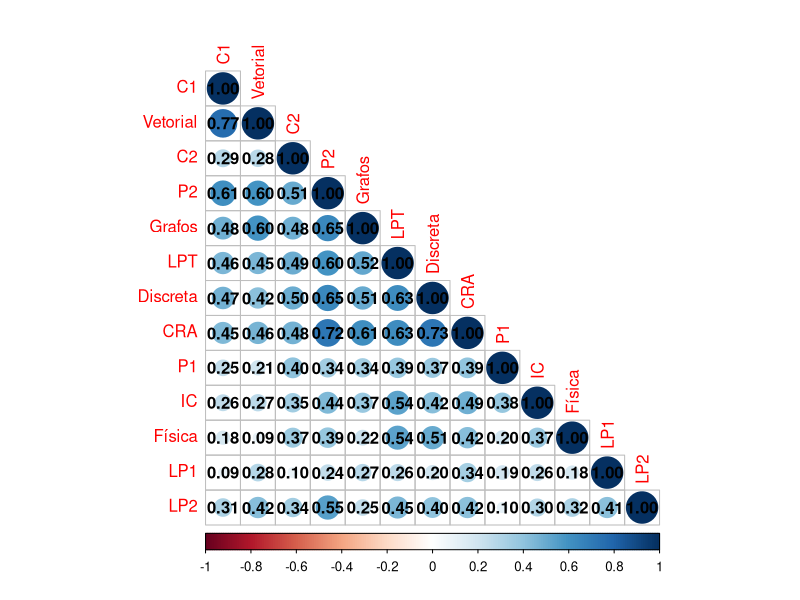
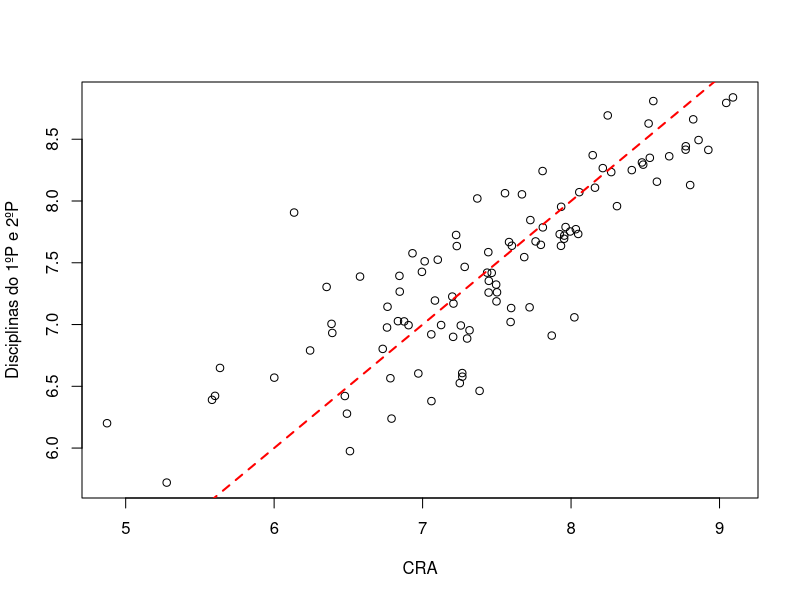
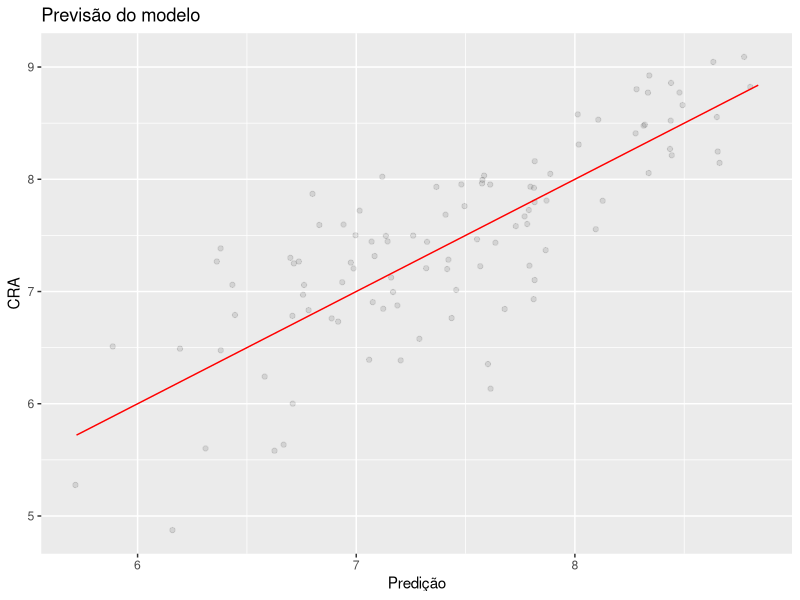
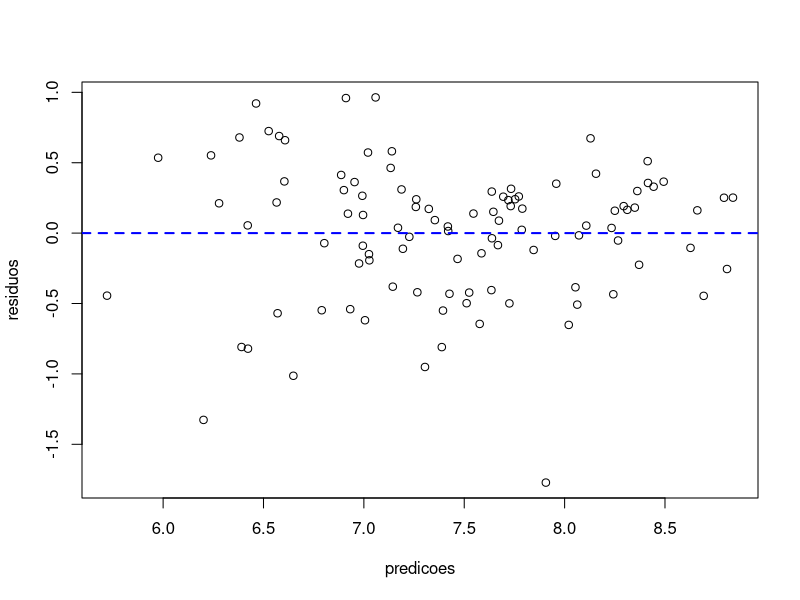
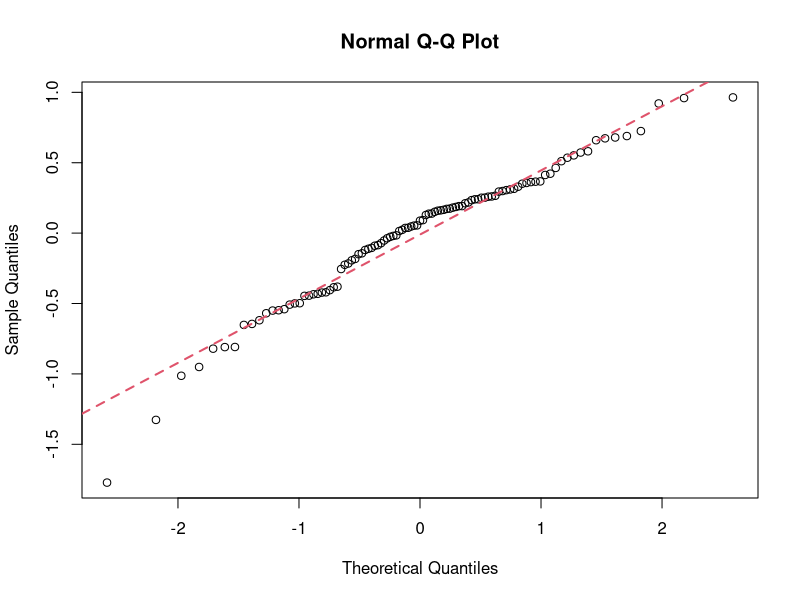
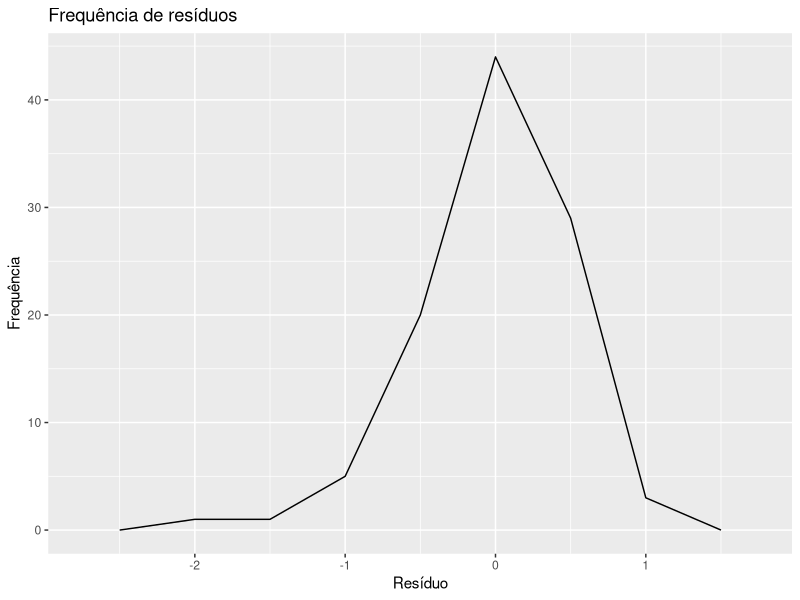
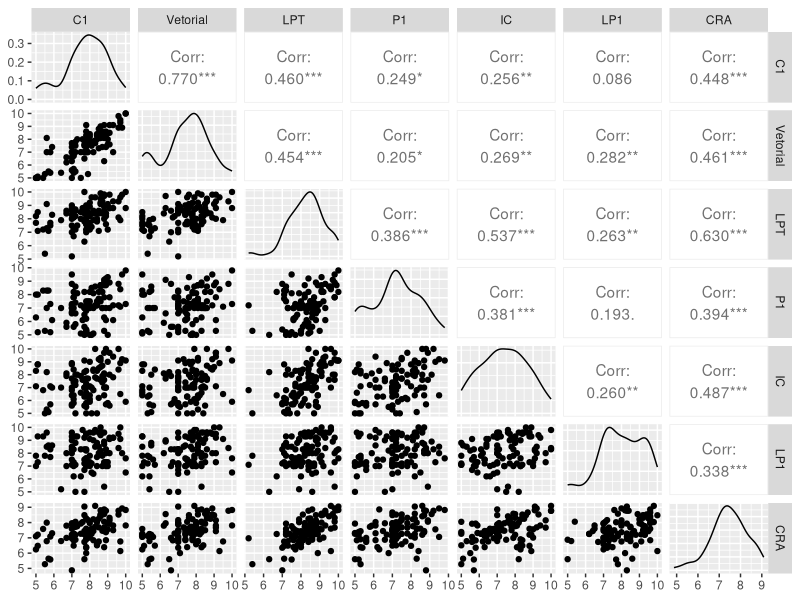
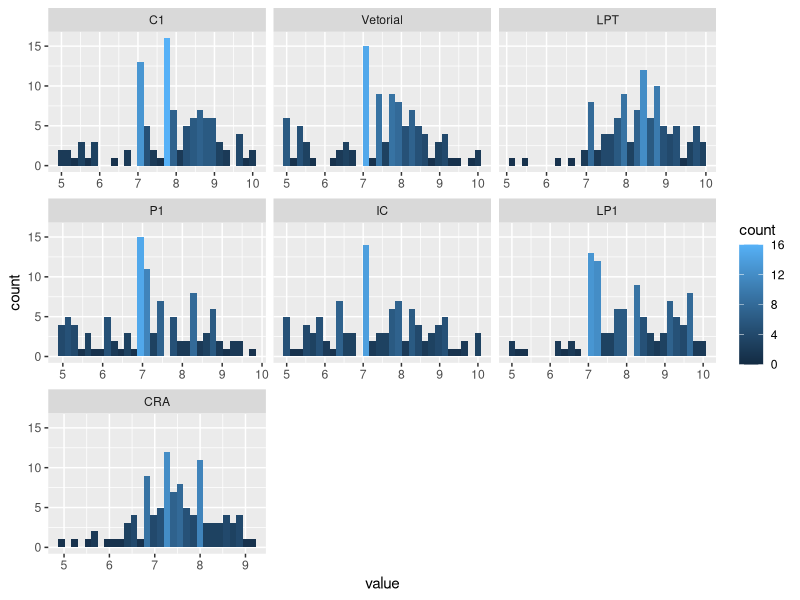

Here is the R script that generated these plots, in order:
## ---- chunk 1
library(dplyr)
library(reshape2)
library(GGally)
library(ggplot2)
library(corrplot)
## ---- chunk 2
dados <- read.csv("dados/graduados.csv")
## ---- chunk 3
#ordenando os dados pela matrícula
graduados <- dados %>%
  arrange(matricula)

#filtrando dados e removendo os NaNs
graduados.clean <- graduados %>%
  filter(!is.na(media))

#calculando CRA dos alunos e salvando numa coluna
graduados.cra <- graduados.clean %>%
  group_by(matricula) %>%
  mutate(cra.contrb = media*creditos) %>%
  summarise(cra = sum(cra.contrb)/sum(creditos))

#utilizando a função dcast para deixar o dataset na forma ideal para a análise
graduados.model.input <- graduados.clean %>%
  group_by(matricula, disciplina) %>%
  filter(media == max(media))%>%
  ungroup() %>%
  select(matricula, disciplina, media) %>%
  mutate(disciplina = as.factor(gsub(" ", ".", disciplina))) %>%
  dcast(matricula ~disciplina, mean) %>%
  merge(graduados.cra)
## ---- chunk 4
#selecionando cra e disciplinas do primeiro e segundo período
p1.p2 <- graduados.model.input %>%
  select(Laboratório.de.Programação.I, Programação.I, Introdução.à.Computação, Cálculo.Diferencial.e.Integral.I, Álgebra.Vetorial.e.Geometria.Analítica, Leitura.e.Produção.de.Textos, Cálculo.Diferencial.e.Integral.II, Matemática.Discreta, Programação.II, Teoria.dos.Grafos, Fundamentos.de.Física.Clássica, Laboratório.de.Programação.II, cra)

#renomeando colunas
colnames(p1.p2) <- c("C1", "Vetorial", "LPT", "P1", "IC", "LP1","C2", "Discreta", "P2", "Grafos", "Física", "LP2", "CRA")

#removendo NaNs
p1.p2 <- na.omit(p1.p2)

#calculando modelo linear
lm.p1p2 <-lm(CRA ~ ., p1.p2)

summary(lm.p1p2)
## ---- chunk 5
#calculando matriz de correlação
correlationMatrix <- cor(p1.p2)

#utlizamos a bibliota corrplot para montar o gráfico com as correlações
corrplot(correlationMatrix, method="circle", type="lower", order="hclust", addCoef.col = "black")
## ---- chunk 6
lm.p1p2.melhorado <-lm(CRA ~ . -LPT, p1.p2)
summary(lm.p1p2.melhorado)
## ---- chunk 7
lm.p1p2.melhorado2 <-lm(CRA ~ Discreta + P2 + Grafos + LP1, p1.p2)
summary(lm.p1p2.melhorado2)
## ---- chunk 8
predicoes = predict.lm(lm.p1p2.melhorado ,p1.p2)

#plot modelo
plot(p1.p2$CRA ,predicoes , xlab="CRA", ylab="Disciplinas do 1ºP e 2ºP")
abline(0,1,col="red",lty=2,lwd=2)

#plot do modelo
prediction <- predict(lm.p1p2.melhorado)

lm_prediction <- data.frame(pred = prediction, obs = p1.p2$CRA)

ggplot(lm_prediction, aes(pred, obs)) +  geom_point(alpha = 0.1, position = position_jitter(width = 0.3)) + 
  labs(title="Previsão do modelo", x= "Predição", y="CRA") +  
  geom_line(aes(y = predict(lm.p1p2.melhorado, p1.p2)), colour = "red")

## ---- chunk 9
residuos = p1.p2$CRA - predicoes

#plot residuos
plot(predicoes,residuos)
abline(h=0,col="blue",lty=2,lwd=2)
## ---- chunk 10
qqnorm(residuos)
qqline(residuos, col = 2,lwd=2,lty=2)
## ---- chunk 11
ggplot(lm.p1p2.melhorado, aes(.resid)) + labs(title="Frequência de resíduos", x= "Resíduo", y="Frequência") + 
  geom_freqpoly(binwidth = 0.5) 
## ---- chunk 12
#filtrando disciplinas
primeiro.periodo <- p1.p2 %>%
  select(C1, Vetorial, LPT, P1, IC, LP1, CRA)

#removendo NaNs
primeiro.periodo <- na.omit(primeiro.periodo)

#plotando relacionamento entra as disciplinas
ggpairs(primeiro.periodo)

#utilizamos a função melt para transformar os dados e podermos ter o plot dos histogramas de todas as disciplinas
df1 <- melt(primeiro.periodo)

#plotando histogramas
ggplot(df1,aes(x = value)) + 
    facet_wrap(~variable, scales = "free_x") + 
    geom_histogram(aes(fill=..count..))
## ---- chunk 13
#calculando matriz de correlação
correlationMatrix1 <- cor(primeiro.periodo)

#utlizamos a bibliota corrplot para montar o gráfico com as correlações
corrplot(correlationMatrix1, method="circle", type="lower", order="hclust", addCoef.col = "black")
## ---- chunk 14
lm.p1.completo <- lm(primeiro.periodo$CRA ~ ., primeiro.periodo)
summary(lm.p1.completo)
## ---- chunk 15
lm.p1 <- lm(primeiro.periodo$CRA ~ . -C1, primeiro.periodo)
summary(lm.p1)
## ---- chunk 16
#filtrando disciplinas
segundo.periodo <- p1.p2 %>%
  select(C2, Discreta, P2, Grafos, Física, LP2, CRA)

#plotando relacionamento entra as disciplinas
ggpairs(segundo.periodo)

#utilizamos a função melt para transformar os dados e podermos ter o plot dos histogramas de todas as disciplinas
df1 <- melt(segundo.periodo)

#plotando histogramas
ggplot(df1,aes(x = value)) + 
    facet_wrap(~variable, scales = "free_x") + 
    geom_histogram(aes(fill=..count..))
## ---- chunk 17
#calculando matriz de correlação
correlationMatrix2 <- cor(segundo.periodo)

#utlizamos a bibliota corrplot para montar o gráfico com as correlações
corrplot(correlationMatrix2, method="circle", type="lower", order="hclust", addCoef.col = "black")
## ---- chunk 18
lm.p2.completo <- lm(segundo.periodo$CRA ~ ., segundo.periodo)
summary(lm.p2.completo)
## ---- chunk 19
lm.p2 <- lm(segundo.periodo$CRA ~ Discreta + P2 + Grafos, segundo.periodo)
summary(lm.p2)
